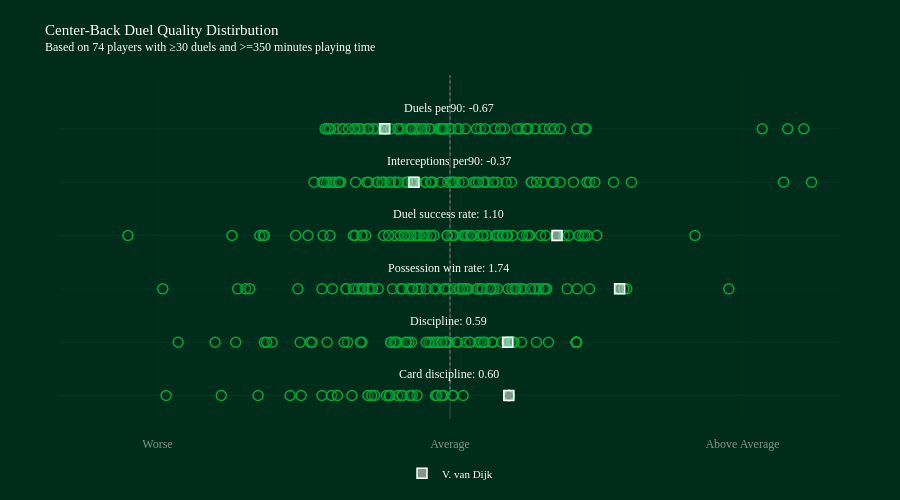

Write notebook code for a chart like this one.
### Markdown cell above
### Visualising Metric Distributions

Before combining metrics into a single score, it is useful to visualise how each normalised metric is distributed across all qualified players. This helps us spot outliers, check that z-scores look reasonable, and understand how spread out player performance is on each dimension. The custom `DistributionPlot` class overlays a highlighted marker for a specific player of interest.

### Code cell
import sys
sys.path.append(str(pathlib.Path().resolve().parents[0]))
from classes.visual import DistributionPlot

# Create distribution plot for z-scores
dist_plot = DistributionPlot(
    columns=metrics,
    labels=["Worse", "Average", "Above Average"]
)

# Add title
dist_plot.add_title(
    title="Center-Back Duel Quality Distirbution",
    subtitle=f"Based on {len(duel_summary)} players with ≥30 duels and >=350 minutes playing time"
)

# Convert z_scores to dataframe format expected by add_group_data
z_scores_df = z_scores.reset_index()

# Add all players as group data (background distribution)
dist_plot.add_group_data(
    df_plot=z_scores_df,
    plots="",  # No suffix needed since columns are already z-scores
    names=z_scores_df["player.name"],
    legend="All players",
    hover="",
    hover_string=""
)

# Highlight specific player (player.id = 370)
selected_player = z_scores_df[z_scores_df["player.id"] == 370]
if not selected_player.empty:
    player_name = selected_player["player.name"].iloc[0]
    dist_plot.add_data_point(
        ser_plot=selected_player.iloc[0],
        plots="",
        name=player_name,
        hover="",
        hover_string=""
    )

# For Jupyter notebooks, use this to display
dist_plot.fig.show()

### Figure 1 — Plotly figure (JSON) as saved in the notebook; plotly's stock layout.template omitted (floating-point values rounded to 4 significant figures)
{"data": [{"customdata": [-0.3867, -0.8411, 0.6036, 0.03042, 0.6036, 0.6036, 0.1349, 0.6036, -0.772, -0.6156, -0.5365, -1.64, 0.6036, 0.6036, -0.4893, -0.0639, -0.1497, -2.346, 0.6036, 0.02728, -0.1339, 0.6036, -0.338, -0.08571, 0.6036, 0.6036, 0.6036, 0.6036, 0.6036, 0.6036, -0.4105, -0.6519, 0.6036, 0.6036, 0.6036, 0.6036, 0.6036, -0.8026, -1.215, 0.6036, 0.6036, 0.6036, 0.6036, 0.6036, -0.495, -1.527, 0.6036, -4.875, 0.6036, 0.6036, 0.6036, 0.6036, 0.6036, 0.6036, -0.6227, -1.006, 0.6036, 0.6036, 0.6036, 0.6036, 0.6036, 0.6036, 0.6036, -1.154, 0.6036, 0.6036, 0.6036, 0.6036, 0.6036, -1.314, -2.912, 0.6036, 0.6036, -1.969], "hovertemplate": "%{text}<br><extra></extra>", "marker": {"color": "rgba(0, 44, 28, 0.2)", "line": {"color": "rgba(0, 169, 56, 1)", "width": 1.5}, "size": 10}, "mode": "markers", "showlegend": false, "text": ["N. Collins", "M. Kilman", "V. van Dijk", "D. Burn", "N. Milenković", "Murillo", "I. Zabarnyi", "L. Colwill", "M. Lacroix", "W. Saliba", "F. Schär", "J. van Hecke", "M. Guéhi", "J. Tarkowski", "C. Bassey", "T. Harwood-Bellis", "W. Faes", "J. Andersen", "I. Konaté", "J. Bednarek", "Toti", "D. O'Shea", "J. Branthwaite", "Dean Huijsen", "E. Konsa", "Gabriel Magalhaes", "Rúben Dias", "M. de Ligt", "L. Dunk", "Pau Torres", "K. Mavropanos", "M. Akanji", "C. Richards", "E. Pinnock", "T. Chalobah", "J. Greaves", "J. Todibo", "H. Maguire", "C. Coady", "S. Bueno", "L. Martínez", "M. Doherty", "S. van den Berg", "C. Burgess", "J. Stephens", "C. Romero", "E. Agbadou", "J. Vestergaard", "T. Adarabioyo", "B. Davies", "I. Diop", "R. Drăgușin", "L. Yoro", "L. Woolfenden", "C. Okoli", "M. Senesi", "J. Kiwior", "M. Keane", "M. van de Ven", "J. Gvardiol", "C. Dawson", "A. Gray", "A. Webster", "W. Fofana", "N. Mazraoui", "Morato", "K. Danso", "Diego Carlos", "A. Cresswell", "N. Wood", "A. Khusanov", "J. Bree", "Y. Mosquera", "K. Walker-Peters"], "type": "scatter", "x": [-0.3867, -0.8411, 0.6036, 0.03042, 0.6036, 0.6036, 0.1349, 0.6036, -0.772, -0.6156, -0.5365, -1.64, 0.6036, 0.6036, -0.4893, -0.0639, -0.1497, -2.346, 0.6036, 0.02728, -0.1339, 0.6036, -0.338, -0.08571, 0.6036, 0.6036, 0.6036, 0.6036, 0.6036, 0.6036, -0.4105, -0.6519, 0.6036, 0.6036, 0.6036, 0.6036, 0.6036, -0.8026, -1.215, 0.6036, 0.6036, 0.6036, 0.6036, 0.6036, -0.495, -1.527, 0.6036, -4.875, 0.6036, 0.6036, 0.6036, 0.6036, 0.6036, 0.6036, -0.6227, -1.006, 0.6036, 0.6036, 0.6036, 0.6036, 0.6036, 0.6036, 0.6036, -1.154, 0.6036, 0.6036, 0.6036, 0.6036, 0.6036, -1.314, -2.912, 0.6036, 0.6036, -1.969], "y": [0, 0, 0, 0, 0, 0, 0, 0, 0, 0, 0, 0, 0, 0, 0, 0, 0, 0, 0, 0, 0, 0, 0, 0, 0, 0, 0, 0, 0, 0, 0, 0, 0, 0, 0, 0, 0, 0, 0, 0, 0, 0, 0, 0, 0, 0, 0, 0, 0, 0, 0, 0, 0, 0, 0, 0, 0, 0, 0, 0, 0, 0, 0, 0, 0, 0, 0, 0, 0, 0, 0, 0, 0, 0]}, {"customdata": [0.06581, 0.5782, 0.5926, 0.4416, 0.6285, -0.006027, 0.5973, -0.1281, 0.1567, -1.431, -0.1204, -0.1907, 0.6491, -0.3946, -0.6048, 0.6327, -0.5757, -0.5365, -0.5625, 1.01, -0.903, 0.8867, 0.3602, 0.611, 1.296, -0.5537, -0.03075, -0.04776, -0.1598, 1.296, 0.2882, -1.824, 0.3134, 1.296, 0.4298, 0.7326, 0.531, 0.5973, -1.415, -1.051, -0.03637, 0.657, 0.641, 1.296, 0.2042, -2.41, -0.9185, -2.788, 1.296, -1.086, -0.6098, 1.296, 1.296, 1.296, 0.07725, -1.905, -0.4223, 1.296, 0.2042, 1.296, -0.04776, 1.296, -1.537, -2.198, -0.2158, -0.4509, -1.88, -0.08313, 1.296, 0.3432, -0.4509, 1.296, -0.2454, -1.261], "hovertemplate": "%{text}<br><extra></extra>", "marker": {"color": "rgba(0, 44, 28, 0.2)", "line": {"color": "rgba(0, 169, 56, 1)", "width": 1.5}, "size": 10}, "mode": "markers", "showlegend": false, "text": ["N. Collins", "M. Kilman", "V. van Dijk", "D. Burn", "N. Milenković", "Murillo", "I. Zabarnyi", "L. Colwill", "M. Lacroix", "W. Saliba", "F. Schär", "J. van Hecke", "M. Guéhi", "J. Tarkowski", "C. Bassey", "T. Harwood-Bellis", "W. Faes", "J. Andersen", "I. Konaté", "J. Bednarek", "Toti", "D. O'Shea", "J. Branthwaite", "Dean Huijsen", "E. Konsa", "Gabriel Magalhaes", "Rúben Dias", "M. de Ligt", "L. Dunk", "Pau Torres", "K. Mavropanos", "M. Akanji", "C. Richards", "E. Pinnock", "T. Chalobah", "J. Greaves", "J. Todibo", "H. Maguire", "C. Coady", "S. Bueno", "L. Martínez", "M. Doherty", "S. van den Berg", "C. Burgess", "J. Stephens", "C. Romero", "E. Agbadou", "J. Vestergaard", "T. Adarabioyo", "B. Davies", "I. Diop", "R. Drăgușin", "L. Yoro", "L. Woolfenden", "C. Okoli", "M. Senesi", "J. Kiwior", "M. Keane", "M. van de Ven", "J. Gvardiol", "C. Dawson", "A. Gray", "A. Webster", "W. Fofana", "N. Mazraoui", "Morato", "K. Danso", "Diego Carlos", "A. Cresswell", "N. Wood", "A. Khusanov", "J. Bree", "Y. Mosquera", "K. Walker-Peters"], "type": "scatter", "x": [0.06581, 0.5782, 0.5926, 0.4416, 0.6285, -0.006027, 0.5973, -0.1281, 0.1567, -1.431, -0.1204, -0.1907, 0.6491, -0.3946, -0.6048, 0.6327, -0.5757, -0.5365, -0.5625, 1.01, -0.903, 0.8867, 0.3602, 0.611, 1.296, -0.5537, -0.03075, -0.04776, -0.1598, 1.296, 0.2882, -1.824, 0.3134, 1.296, 0.4298, 0.7326, 0.531, 0.5973, -1.415, -1.051, -0.03637, 0.657, 0.641, 1.296, 0.2042, -2.41, -0.9185, -2.788, 1.296, -1.086, -0.6098, 1.296, 1.296, 1.296, 0.07725, -1.905, -0.4223, 1.296, 0.2042, 1.296, -0.04776, 1.296, -1.537, -2.198, -0.2158, -0.4509, -1.88, -0.08313, 1.296, 0.3432, -0.4509, 1.296, -0.2454, -1.261], "y": [1, 1, 1, 1, 1, 1, 1, 1, 1, 1, 1, 1, 1, 1, 1, 1, 1, 1, 1, 1, 1, 1, 1, 1, 1, 1, 1, 1, 1, 1, 1, 1, 1, 1, 1, 1, 1, 1, 1, 1, 1, 1, 1, 1, 1, 1, 1, 1, 1, 1, 1, 1, 1, 1, 1, 1, 1, 1, 1, 1, 1, 1, 1, 1, 1, 1, 1, 1, 1, 1, 1, 1, 1, 1]}, {"customdata": [-0.1332, 0.1323, 1.74, -0.1635, 0.6904, 0.6652, 0.186, 0.1588, -0.4213, 0.5965, -0.9055, 0.9107, 0.7277, -0.3007, 0.9619, -0.8406, 0.09892, -0.506, 0.1748, 0.4247, 0.6342, 0.486, -0.5893, 0.03871, -0.05345, -0.01942, 0.09758, 0.2772, -0.7364, 0.9107, 1.813, -1.207, 0.4166, 0.8653, 0.9923, 0.7513, -0.8927, 1.306, 0.8255, -0.4905, -0.3874, -0.05345, -1.066, 0.1305, -0.3246, 0.3118, 2.859, 0.9748, 1.201, -1.56, 0.2818, -1.066, -0.3246, -2.097, 0.451, 0.3826, -0.3854, -0.2458, -0.9422, 1.783, -0.9898, -0.8254, -0.8254, -1.313, 0.6731, 0.4166, -0.8861, 1.431, 0.4166, -0.7963, -2.054, -2.178, 0.3294, -2.946], "hovertemplate": "%{text}<br><extra></extra>", "marker": {"color": "rgba(0, 44, 28, 0.2)", "line": {"color": "rgba(0, 169, 56, 1)", "width": 1.5}, "size": 10}, "mode": "markers", "showlegend": false, "text": ["N. Collins", "M. Kilman", "V. van Dijk", "D. Burn", "N. Milenković", "Murillo", "I. Zabarnyi", "L. Colwill", "M. Lacroix", "W. Saliba", "F. Schär", "J. van Hecke", "M. Guéhi", "J. Tarkowski", "C. Bassey", "T. Harwood-Bellis", "W. Faes", "J. Andersen", "I. Konaté", "J. Bednarek", "Toti", "D. O'Shea", "J. Branthwaite", "Dean Huijsen", "E. Konsa", "Gabriel Magalhaes", "Rúben Dias", "M. de Ligt", "L. Dunk", "Pau Torres", "K. Mavropanos", "M. Akanji", "C. Richards", "E. Pinnock", "T. Chalobah", "J. Greaves", "J. Todibo", "H. Maguire", "C. Coady", "S. Bueno", "L. Martínez", "M. Doherty", "S. van den Berg", "C. Burgess", "J. Stephens", "C. Romero", "E. Agbadou", "J. Vestergaard", "T. Adarabioyo", "B. Davies", "I. Diop", "R. Drăgușin", "L. Yoro", "L. Woolfenden", "C. Okoli", "M. Senesi", "J. Kiwior", "M. Keane", "M. van de Ven", "J. Gvardiol", "C. Dawson", "A. Gray", "A. Webster", "W. Fofana", "N. Mazraoui", "Morato", "K. Danso", "Diego Carlos", "A. Cresswell", "N. Wood", "A. Khusanov", "J. Bree", "Y. Mosquera", "K. Walker-Peters"], "type": "scatter", "x": [-0.1332, 0.1323, 1.74, -0.1635, 0.6904, 0.6652, 0.186, 0.1588, -0.4213, 0.5965, -0.9055, 0.9107, 0.7277, -0.3007, 0.9619, -0.8406, 0.09892, -0.506, 0.1748, 0.4247, 0.6342, 0.486, -0.5893, 0.03871, -0.05345, -0.01942, 0.09758, 0.2772, -0.7364, 0.9107, 1.813, -1.207, 0.4166, 0.8653, 0.9923, 0.7513, -0.8927, 1.306, 0.8255, -0.4905, -0.3874, -0.05345, -1.066, 0.1305, -0.3246, 0.3118, 2.859, 0.9748, 1.201, -1.56, 0.2818, -1.066, -0.3246, -2.097, 0.451, 0.3826, -0.3854, -0.2458, -0.9422, 1.783, -0.9898, -0.8254, -0.8254, -1.313, 0.6731, 0.4166, -0.8861, 1.431, 0.4166, -0.7963, -2.054, -2.178, 0.3294, -2.946], "y": [2, 2, 2, 2, 2, 2, 2, 2, 2, 2, 2, 2, 2, 2, 2, 2, 2, 2, 2, 2, 2, 2, 2, 2, 2, 2, 2, 2, 2, 2, 2, 2, 2, 2, 2, 2, 2, 2, 2, 2, 2, 2, 2, 2, 2, 2, 2, 2, 2, 2, 2, 2, 2, 2, 2, 2, 2, 2, 2, 2, 2, 2, 2, 2, 2, 2, 2, 2, 2, 2, 2, 2, 2, 2]}, {"customdata": [0.173, 0.1345, 1.098, -0.3169, 0.6429, -0.2386, 0.9303, 0.4659, 0.325, 1.358, -1.302, -0.2342, 0.5036, 0.5896, 0.8159, -0.9719, -0.6815, -0.1642, 0.4809, 0.2849, -0.5671, 1.17, 0.7846, 0.8174, 0.38, -0.3123, -0.3338, 0.5856, -0.63, 1.506, -0.3531, -1.916, 0.1802, 0.807, 0.009778, -0.3397, 1.092, 0.5462, -0.1955, 0.04176, 0.7432, 0.02865, -0.27, 0.9809, -0.0299, -0.9028, 1.323, 1.217, 0.5349, -3.303, 0.5812, -0.51, -1.583, -0.8649, 1.087, 0.1534, -0.4234, -0.4385, -1.23, 2.512, -0.3992, -2.236, -1.457, -1.95, 0.3394, 0.2102, -0.9028, 0.2228, 1.41, -0.4664, -0.0299, -0.9901, 1.382, -1.904], "hovertemplate": "%{text}<br><extra></extra>", "marker": {"color": "rgba(0, 44, 28, 0.2)", "line": {"color": "rgba(0, 169, 56, 1)", "width": 1.5}, "size": 10}, "mode": "markers", "showlegend": false, "text": ["N. Collins", "M. Kilman", "V. van Dijk", "D. Burn", "N. Milenković", "Murillo", "I. Zabarnyi", "L. Colwill", "M. Lacroix", "W. Saliba", "F. Schär", "J. van Hecke", "M. Guéhi", "J. Tarkowski", "C. Bassey", "T. Harwood-Bellis", "W. Faes", "J. Andersen", "I. Konaté", "J. Bednarek", "Toti", "D. O'Shea", "J. Branthwaite", "Dean Huijsen", "E. Konsa", "Gabriel Magalhaes", "Rúben Dias", "M. de Ligt", "L. Dunk", "Pau Torres", "K. Mavropanos", "M. Akanji", "C. Richards", "E. Pinnock", "T. Chalobah", "J. Greaves", "J. Todibo", "H. Maguire", "C. Coady", "S. Bueno", "L. Martínez", "M. Doherty", "S. van den Berg", "C. Burgess", "J. Stephens", "C. Romero", "E. Agbadou", "J. Vestergaard", "T. Adarabioyo", "B. Davies", "I. Diop", "R. Drăgușin", "L. Yoro", "L. Woolfenden", "C. Okoli", "M. Senesi", "J. Kiwior", "M. Keane", "M. van de Ven", "J. Gvardiol", "C. Dawson", "A. Gray", "A. Webster", "W. Fofana", "N. Mazraoui", "Morato", "K. Danso", "Diego Carlos", "A. Cresswell", "N. Wood", "A. Khusanov", "J. Bree", "Y. Mosquera", "K. Walker-Peters"], "type": "scatter", "x": [0.173, 0.1345, 1.098, -0.3169, 0.6429, -0.2386, 0.9303, 0.4659, 0.325, 1.358, -1.302, -0.2342, 0.5036, 0.5896, 0.8159, -0.9719, -0.6815, -0.1642, 0.4809, 0.2849, -0.5671, 1.17, 0.7846, 0.8174, 0.38, -0.3123, -0.3338, 0.5856, -0.63, 1.506, -0.3531, -1.916, 0.1802, 0.807, 0.009778, -0.3397, 1.092, 0.5462, -0.1955, 0.04176, 0.7432, 0.02865, -0.27, 0.9809, -0.0299, -0.9028, 1.323, 1.217, 0.5349, -3.303, 0.5812, -0.51, -1.583, -0.8649, 1.087, 0.1534, -0.4234, -0.4385, -1.23, 2.512, -0.3992, -2.236, -1.457, -1.95, 0.3394, 0.2102, -0.9028, 0.2228, 1.41, -0.4664, -0.0299, -0.9901, 1.382, -1.904], "y": [3, 3, 3, 3, 3, 3, 3, 3, 3, 3, 3, 3, 3, 3, 3, 3, 3, 3, 3, 3, 3, 3, 3, 3, 3, 3, 3, 3, 3, 3, 3, 3, 3, 3, 3, 3, 3, 3, 3, 3, 3, 3, 3, 3, 3, 3, 3, 3, 3, 3, 3, 3, 3, 3, 3, 3, 3, 3, 3, 3, 3, 3, 3, 3, 3, 3, 3, 3, 3, 3, 3, 3, 3, 3]}, {"customdata": [0.3582, -0.6727, -0.3698, -0.1768, -0.3457, -0.4025, 1.131, 0.239, 1.05, 0.3707, -0.1881, -0.5657, 0.03582, -0.02348, 0.8383, -0.348, -0.5621, -0.2508, 0.0529, 0.9497, -0.1854, 0.01264, -0.4561, 0.6308, -1.135, -1.179, -1.242, 0.09298, -1.312, -0.742, -0.351, -1.211, 1.404, 0.2645, 0.4412, -0.4365, 1.432, -0.6215, -1.266, 1.266, 1.058, -0.3875, -0.3902, -0.8551, 0.4857, 0.3442, 0.02674, 0.2923, -0.2473, -1.294, -0.6794, -0.6112, -0.4362, -1.12, 1.486, 3.422, -0.1994, -0.7434, -0.8357, 0.4449, -0.9684, -1.395, -1.141, -0.09285, 3.708, 0.8315, -1.139, -0.528, -0.6997, 0.5754, 0.1401, 0.8868, 1.677, 1.861], "hovertemplate": "%{text}<br><extra></extra>", "marker": {"color": "rgba(0, 44, 28, 0.2)", "line": {"color": "rgba(0, 169, 56, 1)", "width": 1.5}, "size": 10}, "mode": "markers", "showlegend": false, "text": ["N. Collins", "M. Kilman", "V. van Dijk", "D. Burn", "N. Milenković", "Murillo", "I. Zabarnyi", "L. Colwill", "M. Lacroix", "W. Saliba", "F. Schär", "J. van Hecke", "M. Guéhi", "J. Tarkowski", "C. Bassey", "T. Harwood-Bellis", "W. Faes", "J. Andersen", "I. Konaté", "J. Bednarek", "Toti", "D. O'Shea", "J. Branthwaite", "Dean Huijsen", "E. Konsa", "Gabriel Magalhaes", "Rúben Dias", "M. de Ligt", "L. Dunk", "Pau Torres", "K. Mavropanos", "M. Akanji", "C. Richards", "E. Pinnock", "T. Chalobah", "J. Greaves", "J. Todibo", "H. Maguire", "C. Coady", "S. Bueno", "L. Martínez", "M. Doherty", "S. van den Berg", "C. Burgess", "J. Stephens", "C. Romero", "E. Agbadou", "J. Vestergaard", "T. Adarabioyo", "B. Davies", "I. Diop", "R. Drăgușin", "L. Yoro", "L. Woolfenden", "C. Okoli", "M. Senesi", "J. Kiwior", "M. Keane", "M. van de Ven", "J. Gvardiol", "C. Dawson", "A. Gray", "A. Webster", "W. Fofana", "N. Mazraoui", "Morato", "K. Danso", "Diego Carlos", "A. Cresswell", "N. Wood", "A. Khusanov", "J. Bree", "Y. Mosquera", "K. Walker-Peters"], "type": "scatter", "x": [0.3582, -0.6727, -0.3698, -0.1768, -0.3457, -0.4025, 1.131, 0.239, 1.05, 0.3707, -0.1881, -0.5657, 0.03582, -0.02348, 0.8383, -0.348, -0.5621, -0.2508, 0.0529, 0.9497, -0.1854, 0.01264, -0.4561, 0.6308, -1.135, -1.179, -1.242, 0.09298, -1.312, -0.742, -0.351, -1.211, 1.404, 0.2645, 0.4412, -0.4365, 1.432, -0.6215, -1.266, 1.266, 1.058, -0.3875, -0.3902, -0.8551, 0.4857, 0.3442, 0.02674, 0.2923, -0.2473, -1.294, -0.6794, -0.6112, -0.4362, -1.12, 1.486, 3.422, -0.1994, -0.7434, -0.8357, 0.4449, -0.9684, -1.395, -1.141, -0.09285, 3.708, 0.8315, -1.139, -0.528, -0.6997, 0.5754, 0.1401, 0.8868, 1.677, 1.861], "y": [4, 4, 4, 4, 4, 4, 4, 4, 4, 4, 4, 4, 4, 4, 4, 4, 4, 4, 4, 4, 4, 4, 4, 4, 4, 4, 4, 4, 4, 4, 4, 4, 4, 4, 4, 4, 4, 4, 4, 4, 4, 4, 4, 4, 4, 4, 4, 4, 4, 4, 4, 4, 4, 4, 4, 4, 4, 4, 4, 4, 4, 4, 4, 4, 4, 4, 4, 4, 4, 4, 4, 4, 4, 4]}, {"customdata": [0.3121, -0.7344, -0.6701, -0.08138, -0.5355, -0.3485, 0.7967, 0.09235, 0.9567, -0.05252, 0.2708, -0.5243, -0.1211, -0.2051, 0.559, -0.04585, -0.3877, -0.2098, -0.09731, 0.8719, -0.005432, -0.3313, -0.678, 0.359, -1.259, -1.163, -1.226, -0.08948, -1.24, -1.098, -0.2579, -0.7867, 1.38, 0.01014, 0.4577, -0.3545, 1.019, -0.7826, -1.281, 1.302, 0.798, -0.4111, -0.3258, -1.102, 0.5193, 0.7259, -0.3579, -0.08463, -0.4103, -0.3947, -0.8477, -0.4942, 0.08184, -0.9684, 1.071, 3.464, -0.07022, -0.6595, -0.5327, -0.2879, -0.9149, -0.9334, -0.8345, 0.6865, 3.629, 0.7821, -0.981, -0.6088, -1.041, 0.7935, 0.1577, 1.396, 1.132, 3.203], "hovertemplate": "%{text}<br><extra></extra>", "marker": {"color": "rgba(0, 44, 28, 0.2)", "line": {"color": "rgba(0, 169, 56, 1)", "width": 1.5}, "size": 10}, "mode": "markers", "showlegend": false, "text": ["N. Collins", "M. Kilman", "V. van Dijk", "D. Burn", "N. Milenković", "Murillo", "I. Zabarnyi", "L. Colwill", "M. Lacroix", "W. Saliba", "F. Schär", "J. van Hecke", "M. Guéhi", "J. Tarkowski", "C. Bassey", "T. Harwood-Bellis", "W. Faes", "J. Andersen", "I. Konaté", "J. Bednarek", "Toti", "D. O'Shea", "J. Branthwaite", "Dean Huijsen", "E. Konsa", "Gabriel Magalhaes", "Rúben Dias", "M. de Ligt", "L. Dunk", "Pau Torres", "K. Mavropanos", "M. Akanji", "C. Richards", "E. Pinnock", "T. Chalobah", "J. Greaves", "J. Todibo", "H. Maguire", "C. Coady", "S. Bueno", "L. Martínez", "M. Doherty", "S. van den Berg", "C. Burgess", "J. Stephens", "C. Romero", "E. Agbadou", "J. Vestergaard", "T. Adarabioyo", "B. Davies", "I. Diop", "R. Drăgușin", "L. Yoro", "L. Woolfenden", "C. Okoli", "M. Senesi", "J. Kiwior", "M. Keane", "M. van de Ven", "J. Gvardiol", "C. Dawson", "A. Gray", "A. Webster", "W. Fofana", "N. Mazraoui", "Morato", "K. Danso", "Diego Carlos", "A. Cresswell", "N. Wood", "A. Khusanov", "J. Bree", "Y. Mosquera", "K. Walker-Peters"], "type": "scatter", "x": [0.3121, -0.7344, -0.6701, -0.08138, -0.5355, -0.3485, 0.7967, 0.09235, 0.9567, -0.05252, 0.2708, -0.5243, -0.1211, -0.2051, 0.559, -0.04585, -0.3877, -0.2098, -0.09731, 0.8719, -0.005432, -0.3313, -0.678, 0.359, -1.259, -1.163, -1.226, -0.08948, -1.24, -1.098, -0.2579, -0.7867, 1.38, 0.01014, 0.4577, -0.3545, 1.019, -0.7826, -1.281, 1.302, 0.798, -0.4111, -0.3258, -1.102, 0.5193, 0.7259, -0.3579, -0.08463, -0.4103, -0.3947, -0.8477, -0.4942, 0.08184, -0.9684, 1.071, 3.464, -0.07022, -0.6595, -0.5327, -0.2879, -0.9149, -0.9334, -0.8345, 0.6865, 3.629, 0.7821, -0.981, -0.6088, -1.041, 0.7935, 0.1577, 1.396, 1.132, 3.203], "y": [5, 5, 5, 5, 5, 5, 5, 5, 5, 5, 5, 5, 5, 5, 5, 5, 5, 5, 5, 5, 5, 5, 5, 5, 5, 5, 5, 5, 5, 5, 5, 5, 5, 5, 5, 5, 5, 5, 5, 5, 5, 5, 5, 5, 5, 5, 5, 5, 5, 5, 5, 5, 5, 5, 5, 5, 5, 5, 5, 5, 5, 5, 5, 5, 5, 5, 5, 5, 5, 5, 5, 5, 5, 5]}, {"customdata": [0.6036], "hovertemplate": "%{text}<br><extra></extra>", "marker": {"color": "rgba(255, 255, 255, 0.5)", "line": {"color": "rgba(255, 255, 255, 1)", "width": 1.5}, "size": 10, "symbol": "square"}, "mode": "markers", "name": "V. van Dijk", "showlegend": true, "text": ["V. van Dijk"], "type": "scatter", "x": [0.6036], "y": [0]}, {"customdata": [0.5926], "hovertemplate": "%{text}<br><extra></extra>", "marker": {"color": "rgba(255, 255, 255, 0.5)", "line": {"color": "rgba(255, 255, 255, 1)", "width": 1.5}, "size": 10, "symbol": "square"}, "mode": "markers", "name": "V. van Dijk", "showlegend": false, "text": ["V. van Dijk"], "type": "scatter", "x": [0.5926], "y": [1]}, {"customdata": [1.74], "hovertemplate": "%{text}<br><extra></extra>", "marker": {"color": "rgba(255, 255, 255, 0.5)", "line": {"color": "rgba(255, 255, 255, 1)", "width": 1.5}, "size": 10, "symbol": "square"}, "mode": "markers", "name": "V. van Dijk", "showlegend": false, "text": ["V. van Dijk"], "type": "scatter", "x": [1.74], "y": [2]}, {"customdata": [1.098], "hovertemplate": "%{text}<br><extra></extra>", "marker": {"color": "rgba(255, 255, 255, 0.5)", "line": {"color": "rgba(255, 255, 255, 1)", "width": 1.5}, "size": 10, "symbol": "square"}, "mode": "markers", "name": "V. van Dijk", "showlegend": false, "text": ["V. van Dijk"], "type": "scatter", "x": [1.098], "y": [3]}, {"customdata": [-0.3698], "hovertemplate": "%{text}<br><extra></extra>", "marker": {"color": "rgba(255, 255, 255, 0.5)", "line": {"color": "rgba(255, 255, 255, 1)", "width": 1.5}, "size": 10, "symbol": "square"}, "mode": "markers", "name": "V. van Dijk", "showlegend": false, "text": ["V. van Dijk"], "type": "scatter", "x": [-0.3698], "y": [4]}, {"customdata": [-0.6701], "hovertemplate": "%{text}<br><extra></extra>", "marker": {"color": "rgba(255, 255, 255, 0.5)", "line": {"color": "rgba(255, 255, 255, 1)", "width": 1.5}, "size": 10, "symbol": "square"}, "mode": "markers", "name": "V. van Dijk", "showlegend": false, "text": ["V. van Dijk"], "type": "scatter", "x": [-0.6701], "y": [5]}], "layout": {"annotations": [{"font": {"color": "rgba(255, 255, 255, 1)", "family": "Gilroy-Light", "size": 12}, "showarrow": false, "text": "<span style=''>Card discipline: 0.60 </span>", "x": 0, "y": 0.4}, {"font": {"color": "rgba(255, 255, 255, 1)", "family": "Gilroy-Light", "size": 12}, "showarrow": false, "text": "<span style=''>Discipline: 0.59 </span>", "x": 0, "y": 1.4}, {"font": {"color": "rgba(255, 255, 255, 1)", "family": "Gilroy-Light", "size": 12}, "showarrow": false, "text": "<span style=''>Possession win rate: 1.74 </span>", "x": 0, "y": 2.4}, {"font": {"color": "rgba(255, 255, 255, 1)", "family": "Gilroy-Light", "size": 12}, "showarrow": false, "text": "<span style=''>Duel success rate: 1.10 </span>", "x": 0, "y": 3.4}, {"font": {"color": "rgba(255, 255, 255, 1)", "family": "Gilroy-Light", "size": 12}, "showarrow": false, "text": "<span style=''>Interceptions per90: -0.37 </span>", "x": 0, "y": 4.4}, {"font": {"color": "rgba(255, 255, 255, 1)", "family": "Gilroy-Light", "size": 12}, "showarrow": false, "text": "<span style=''>Duels per90: -0.67 </span>", "x": 0, "y": 5.4}], "autosize": true, "height": 500, "legend": {"font": {"color": "rgba(255, 255, 255, 1)", "family": "Gilroy-Light", "size": 11}, "itemclick": false, "itemdoubleclick": false, "orientation": "h", "valign": "middle", "x": 0.5, "xanchor": "center", "y": -0.2, "yanchor": "bottom"}, "margin": {"b": 70, "l": 60, "pad": 16, "r": 60, "t": 75}, "paper_bgcolor": "rgba(0, 44, 28, 1)", "plot_bgcolor": "rgba(0, 44, 28, 1)", "shapes": [{"line": {"color": "gray", "dash": "dot", "width": 1}, "type": "line", "x0": 0, "x1": 0, "y0": 0, "y1": 6}], "title": {"font": {"color": "rgba(255, 255, 255, 1)", "family": "Gilroy-Medium", "size": 12}, "text": "<span style='font-size: 15.0px'>Center-Back Duel Quality Distirbution</span><br>Based on 74 players with ≥30 duels and >=350 minutes playing time", "x": 0.05, "xanchor": "left", "y": 0.93, "yanchor": "top"}, "xaxis": {"fixedrange": true, "range": [-4, 4], "tickfont": {"color": "rgba(255, 255, 255, 0.5)", "family": "Gilroy-Light", "size": 12}, "tickmode": "array", "ticktext": ["Worse", "Average", "Above Average"], "tickvals": [-3, 0, 3]}, "yaxis": {"fixedrange": true, "gridcolor": "rgba(0, 56, 33, 1)", "showticklabels": false, "zerolinecolor": "rgba(0, 56, 33, 1)"}}}
